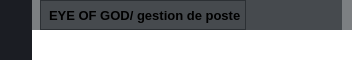
        <widget class="QFrame" name="top_menu">
         <property name="maximumSize">
          <size>
           <width>16777215</width>
           <height>60</height>
          </size>
         </property>
         <property name="styleSheet">
          <string notr="true">background-color: transparent;</string>
         </property>
         <property name="frameShape">
          <enum>QFrame::NoFrame</enum>
         </property>
         <property name="frameShadow">
          <enum>QFrame::Raised</enum>
         </property>
         <layout class="QHBoxLayout" name="horizontalLayout_2">
          <property name="spacing">
           <number>0</number>
          </property>
          <property name="leftMargin">
           <number>0</number>
          </property>
          <property name="topMargin">
           <number>0</number>
          </property>
          <property name="rightMargin">
           <number>0</number>
          </property>
          <property name="bottomMargin">
           <number>0</number>
          </property>
          <item>
           <widget class="QFrame" name="frame_toggle">
            <property name="minimumSize">
             <size>
              <width>0</width>
              <height>0</height>
             </size>
            </property>
            <property name="maximumSize">
             <size>
              <width>70</width>
              <height>16777215</height>
             </size>
            </property>
            <property name="styleSheet">
             <string notr="true">background-color: rgb(29, 29, 35);</string>
            </property>
            <property name="frameShape">
             <enum>QFrame::NoFrame</enum>
            </property>
            <property name="frameShadow">
             <enum>QFrame::Raised</enum>
            </property>
            <layout class="QHBoxLayout" name="horizontalLayout_3">
             <property name="spacing">
              <number>0</number>
             </property>
             <property name="leftMargin">
              <number>0</number>
             </property>
             <property name="topMargin">
              <number>0</number>
             </property>
             <property name="rightMargin">
              <number>0</number>
             </property>
             <property name="bottomMargin">
              <number>0</number>
             </property>
             <item>
              <widget class="QPushButton" name="pushButton_toggle">
               <property name="sizePolicy">
                <sizepolicy hsizetype="Expanding" vsizetype="Expanding">
                 <horstretch>0</horstretch>
                 <verstretch>0</verstretch>
                </sizepolicy>
               </property>
               <property name="minimumSize">
                <size>
                 <width>0</width>
                 <height>60</height>
                </size>
               </property>
               <property name="styleSheet">
                <string notr="true">QPushButton {
	background-image: url(:/icon/resource/icon/24x24/cil-menu.png);
	background-position: center;
	background-repeat: no-reperat;
	border: none;
	background-color: rgb(27, 29, 35);
}
QPushButton:hover {
	background-color: rgb(33, 37, 43);
}
QPushButton:pressed {	
	background-color: rgb(85, 170, 255);
}</string>
               </property>
               <property name="text">
                <string/>
               </property>
              </widget>
             </item>
            </layout>
           </widget>
          </item>
          <item>
           <widget class="QFrame" name="frame_haut_droit">
            <property name="styleSheet">
             <string notr="true">background-color: transparent;</string>
            </property>
            <property name="frameShape">
             <enum>QFrame::NoFrame</enum>
            </property>
            <property name="frameShadow">
             <enum>QFrame::Raised</enum>
            </property>
            <layout class="QVBoxLayout" name="verticalLayout_12">
             <property name="spacing">
              <number>0</number>
             </property>
             <property name="leftMargin">
              <number>0</number>
             </property>
             <property name="topMargin">
              <number>0</number>
             </property>
             <property name="rightMargin">
              <number>0</number>
             </property>
             <property name="bottomMargin">
              <number>0</number>
             </property>
             <item>
              <widget class="QFrame" name="frame_pbtn_top">
               <property name="maximumSize">
                <size>
                 <width>16777215</width>
                 <height>30</height>
                </size>
               </property>
               <property name="styleSheet">
                <string notr="true">background-color: rgba(33, 37, 43, 150);</string>
               </property>
               <property name="frameShape">
                <enum>QFrame::NoFrame</enum>
               </property>
               <property name="frameShadow">
                <enum>QFrame::Raised</enum>
               </property>
               <layout class="QHBoxLayout" name="horizontalLayout_7">
                <property name="spacing">
                 <number>0</number>
                </property>
                <property name="leftMargin">
                 <number>8</number>
                </property>
                <property name="topMargin">
                 <number>0</number>
                </property>
                <property name="rightMargin">
                 <number>10</number>
                </property>
                <property name="bottomMargin">
                 <number>0</number>
                </property>
                <item>
                 <widget class="QFrame" name="frame_label_2">
                  <property name="frameShape">
                   <enum>QFrame::StyledPanel</enum>
                  </property>
                  <property name="frameShadow">
                   <enum>QFrame::Raised</enum>
                  </property>
                  <layout class="QHBoxLayout" name="horizontalLayout_8">
                   <property name="spacing">
                    <number>0</number>
                   </property>
                   <property name="leftMargin">
                    <number>0</number>
                   </property>
                   <property name="topMargin">
                    <number>0</number>
                   </property>
                   <property name="rightMargin">
                    <number>0</number>
                   </property>
                   <property name="bottomMargin">
                    <number>0</number>
                   </property>
                   <item>
                    <widget class="QFrame" name="frame_icon">
                     <property name="maximumSize">
                      <size>
                       <width>30</width>
                       <height>30</height>
                      </size>
                     </property>
                     <property name="styleSheet">
                      <string notr="true">background: transparent;

background-position: center;
background-repeat: no-repeat;</string>
                     </property>
                     <property name="frameShape">
                      <enum>QFrame::StyledPanel</enum>
                     </property>
                     <property name="frameShadow">
                      <enum>QFrame::Raised</enum>
                     </property>
                    </widget>
                   </item>
                   <item>
                    <widget class="QLabel" name="label_titre_page">
                     <property name="font">
                      <font>
                       <family>Segoe UI</family>
                       <pointsize>10</pointsize>
                       <weight>75</weight>
                       <bold>true</bold>
                      </font>
                     </property>
                     <property name="styleSheet">
                      <string notr="true">background: transparent;
margin-left: 5px;</string>
                     </property>
                     <property name="text">
                      <string>EYE OF GOD/ gestion de poste</string>
                     </property>
                    </widget>
                   </item>
                  </layout>
                 </widget>
                </item>
                <item>
                 <widget class="QFrame" name="frame_btn_quitter">
                  <property name="enabled">
                   <bool>true</bool>
                  </property>
                  <property name="maximumSize">
                   <size>
                    <width>120</width>
                    <height>16777215</height>
                   </size>
                  </property>
                  <property name="frameShape">
                   <enum>QFrame::NoFrame</enum>
                  </property>
                  <property name="frameShadow">
                   <enum>QFrame::Raised</enum>
                  </property>
                  <layout class="QHBoxLayout" name="horizontalLayout_9">
                   <property name="spacing">
                    <number>0</number>
                   </property>
                   <property name="leftMargin">
                    <number>0</number>
                   </property>
                   <property name="topMargin">
                    <number>0</number>
                   </property>
                   <property name="rightMargin">
                    <number>0</number>
                   </property>
                   <property name="bottomMargin">
                    <number>0</number>
                   </property>
                   <item>
                    <widget class="QPushButton" name="pb_minimize">
                     <property name="sizePolicy">
                      <sizepolicy hsizetype="Maximum" vsizetype="Expanding">
                       <horstretch>0</horstretch>
                       <verstretch>0</verstretch>
                      </sizepolicy>
                     </property>
                     <property name="styleSheet">
                      <string notr="true">QPushButton {	
	border: none;
	background-color: transparent;
}
QPushButton:hover {
	background-color: rgb(44, 49, 60)
}
QPushButton:pressed {	
	background-color: rgb(85, 170, 255);
}</string>
                     </property>
                     <property name="text">
                      <string/>
                     </property>
                     <property name="icon">
                      <iconset resource="source.qrc">
                       <normaloff>:/icon/resource/icon/20x20/cil-window-minimize.png</normaloff>:/icon/resource/icon/20x20/cil-window-minimize.png</iconset>
                     </property>
                    </widget>
                   </item>
                   <item>
                    <widget class="QPushButton" name="pb_maximize">
                     <property name="sizePolicy">
                      <sizepolicy hsizetype="Minimum" vsizetype="Expanding">
                       <horstretch>0</horstretch>
                       <verstretch>0</verstretch>
                      </sizepolicy>
                     </property>
                     <property name="styleSheet">
                      <string notr="true">QPushButton {	
	border: none;
	background-color: transparent;
}
QPushButton:hover {
	background-color: rgb(44, 49, 60)
}
QPushButton:pressed {	
	background-color: rgb(85, 170, 255);
}</string>
                     </property>
                     <property name="text">
                      <string/>
                     </property>
                     <property name="icon">
                      <iconset resource="source.qrc">
                       <normaloff>:/icon/resource/icon/20x20/cil-window-maximize.png</normaloff>:/icon/resource/icon/20x20/cil-window-maximize.png</iconset>
                     </property>
                    </widget>
                   </item>
                   <item>
                    <widget class="QPushButton" name="pb_close">
                     <property name="sizePolicy">
                      <sizepolicy hsizetype="Minimum" vsizetype="Expanding">
                       <horstretch>0</horstretch>
                       <verstretch>0</verstretch>
                      </sizepolicy>
                     </property>
                     <property name="styleSheet">
                      <string notr="true">QPushButton {	
	border: none;
	background-color: transparent;
}
QPushButton:hover {
	background-color: rgb(44, 49, 60)
}
QPushButton:pressed {	
	background-color: rgb(85, 170, 255);
}</string>
                     </property>
                     <property name="text">
                      <string/>
                     </property>
                     <property name="icon">
                      <iconset resource="source.qrc">
                       <normaloff>:/icon/resource/icon/20x20/cil-x.png</normaloff>:/icon/resource/icon/20x20/cil-x.png</iconset>
                     </property>
                    </widget>
                   </item>
                  </layout>
                 </widget>
                </item>
               </layout>
              </widget>
             </item>
             <item>
              <widget class="QFrame" name="frame_info_top">
               <property name="frameShape">
                <enum>QFrame::StyledPanel</enum>
               </property>
               <property name="frameShadow">
                <enum>QFrame::Raised</enum>
               </property>
              </widget>
             </item>
            </layout>
           </widget>
          </item>
         </layout>
        </widget>
